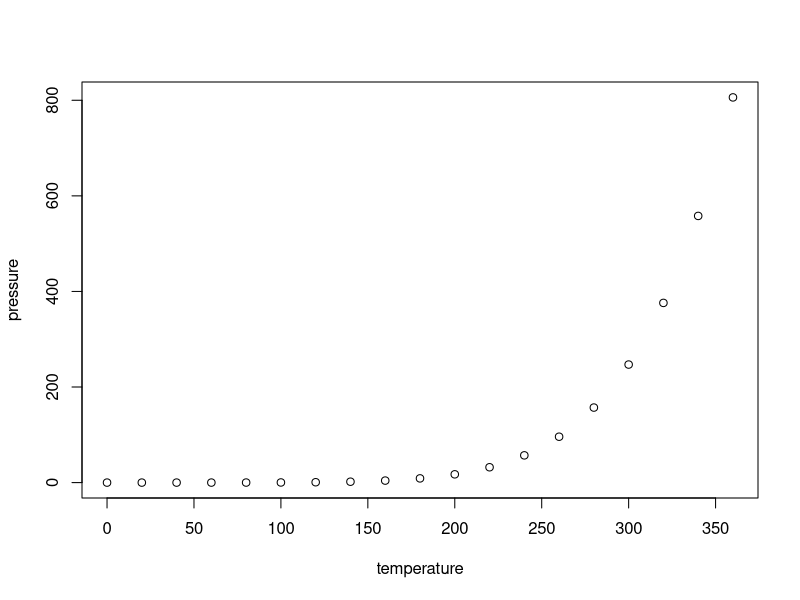
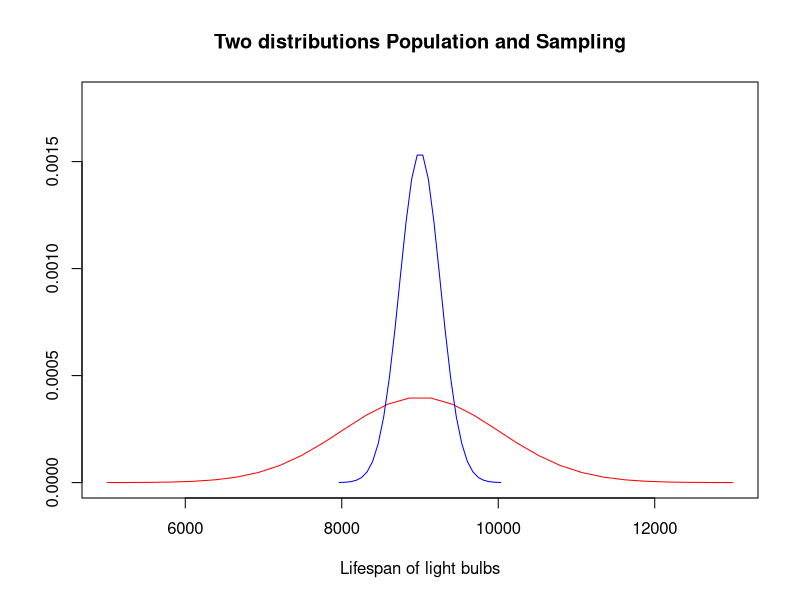

Generate these figures, in order, with R:
## ---- chunk 1
knitr::opts_chunk$set(echo = TRUE)
## ---- chunk 2
summary(cars)
## ---- chunk 3
plot(pressure)
## ---- chunk 4
sd<-1000
mean<-9000
se <- sd / sqrt(15)

norm <- seq(mean - (4 * sd), mean + (4 * sd), length=30)
random<- seq(mean - (4 * se), mean + (4 * se), length=30)
population <- dnorm(norm, mean, sd)
sampling <- dnorm(random, mean, se)

plot(norm, population, type="l",col="red",
  xlab="Lifespan of light bulbs", ylab = "",
  main="Two distributions Population and Sampling", ylim=c(0,0.0018))
lines(random, sampling, col="blue")
legend(1, 95, legend=c("Line 1", "Line 2"),
       col=c("red", "blue"), lty=1:2, cex=0.8)


